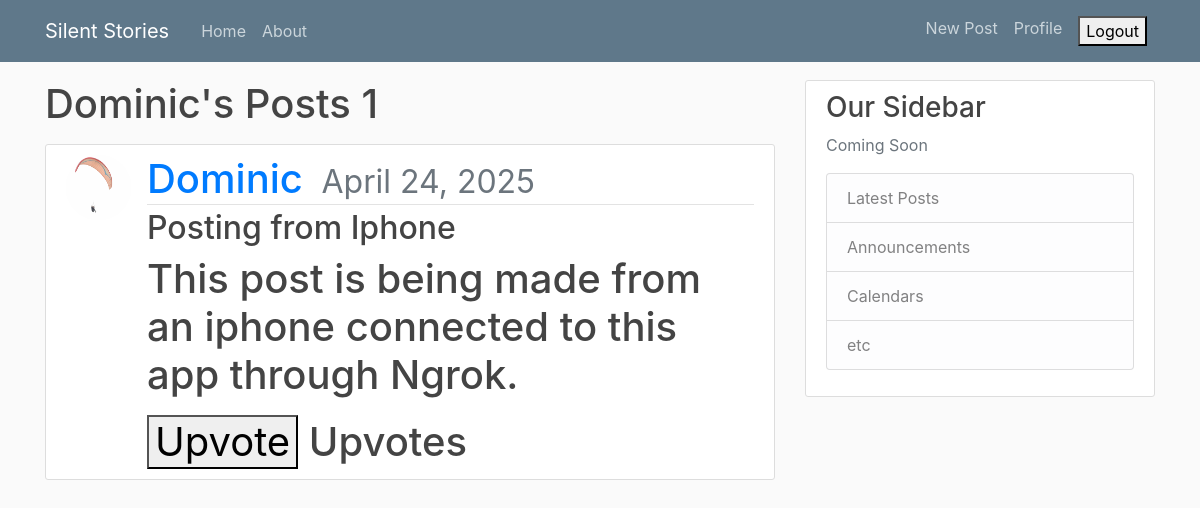
Page /user/Dominic (signed in) on the committed database.
### blog/models.py (models this page shows, shortened)
class Post(models.Model):
    title=models.CharField(max_length=100)
    content=models.TextField(max_length=500)
    date_posted=models.DateTimeField(default=timezone.now)
    author= models.ForeignKey(User, on_delete=models.CASCADE)

### user/models.py (models this page shows, shortened)
class Profile(models.Model):
    user = models.OneToOneField(User, on_delete=models.CASCADE)
    image = models.ImageField(default='default.png', upload_to='profile_pics')

### blog/views.py (the view)
# urls.py: path('user/<str:username>', UserPostListView.as_view(), name="user-posts"),
class UserPostListView(LoginRequiredMixin,ListView):
    model=Post
    template_name='blog/user_posts.html'
    context_object_name='posts'
    ordering=['-date_posted']
    paginate_by=4
    def get_queryset(self):
        user=get_object_or_404(User, username=self.kwargs.get('username'))
        return Post.objects.filter(author=user).order_by('-date_posted')

### blog/templates/blog/user_posts.html (shortened to what this page needs)
{% extends "blog/base.html" %}
{% block content %}
<h1 class="mb-3">{{view.kwargs.username}}'s Posts {{page_obj.paginator.count}}<h1>
    {% for post in posts %}
        <article class="media content-section">
          <img class="rounded-circle article-img" src="{{ post.author.profile.image.url }}">
          <div class="media-body">
            <div class="article-metadata">
              <a class="mr-2" href="{% url 'user-posts' post.author.username %}">{{ post.author }}</a>
              <small class="text-muted">{{ post.date_posted|date:"F d, Y" }}</small>
            </div>
            <h2><a class="article-title" href="{% url 'post-detail' post.id %}">{{ post.title }}</a></h2>
            <p class="article-content">{{ post.content }}</p>
            <form method="POST" action="{% url 'upvote-post' post.id %}">
                <button type="submit">
                    {% if user in post.upvotes.all %}
                        Remove Upvote
                    {% else %}
                        Upvote
                    {% endif %}
                </button>
                <span>{{ post.total_upvotes }} Upvotes</span>
            </form>
          </div>
        </article>
    {% endfor %}
{% endblock content %}

### blog/static/blog/main.css (style rules this page uses)
body { background: #fafafa; color: #333333; margin-top: 5rem; }
h1, h2, h3, h4, h5, h6 { color: #444444; }
.content-section { background: #ffffff; padding: 10px 20px; border: 1px solid #dddddd; border-radius: 3px; margin-bottom: 20px; }
.article-title { color: #444444; }
.article-content { white-space: pre-line; }
.article-img { height: 65px; width: 65px; margin-right: 16px; }
.article-metadata { padding-bottom: 1px; margin-bottom: 4px; border-bottom: 1px solid #e3e3e3 }

### rows in the picture
Post: author.profile.image (picture), author "Dominic", date_posted "April 24, 2025", title "Posting from Iphone", content "This post is being made from an iphone connected to this app through Ngrok."

### other values in the picture
{{ view.kwargs.username }} "Dominic"
{{ page_obj.paginator.count }} "1"
